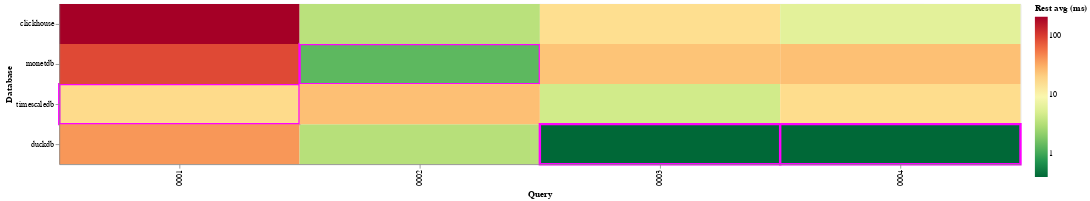

Source (notebook cell):
### Code cell
df = db.execute(
    """
WITH query_events AS (
    SELECT
        b.db,
        e.benchmark_id,
        e.name,
        e.time,
        e.type
    FROM event e
    JOIN benchmark b ON e.benchmark_id = b.id
    WHERE b.suite = (?)
      AND b.deleted_at is NULL
      AND e.name ~ '^query_.*_iteration_[0-9]+$'
),
paired AS (
    SELECT
        s.db,
        REGEXP_REPLACE(s.name, '_iteration_[0-9]+$', '') AS base_query,
        CAST(REGEXP_EXTRACT(s.name, '_iteration_([0-9]+)$', 1) AS INTEGER) AS iteration,
        epoch(e.time - s.time) AS duration_seconds
    FROM query_events s
    JOIN query_events e
      ON s.db = e.db
     AND s.benchmark_id = e.benchmark_id
     AND s.name = e.name
     AND s.type = 'start'
     AND e.type = 'end'
),
aggregated AS (
    SELECT
        db,
        base_query,
        MAX(CASE WHEN iteration = 1 THEN duration_seconds END) AS first_seconds,
        AVG(CASE WHEN iteration > 1 THEN duration_seconds END) AS rest_avg_seconds,
        STDDEV_SAMP(CASE WHEN iteration > 1 THEN duration_seconds END) AS rest_stddev_seconds,
        COUNT(*) FILTER (WHERE iteration > 1) AS rest_runs
    FROM paired
    GROUP BY db, base_query
)
SELECT
	db,
	base_query as query,
	1000 * ROUND(first_seconds, 4) AS first_ms,
	1000 * ROUND(rest_avg_seconds, 4) AS rest_avg_ms,
	1000 * ROUND(rest_stddev_seconds, 4) AS rest_stddev_ms,
	rest_runs
FROM
	aggregated
ORDER BY
	query;

""",
    [SUITE],
).pl()


df = df.with_columns(
    pl.col.query.str.strip_prefix("query_").str.split("_").list.first().alias("query"),
    (pl.col.rest_runs + 1).alias("runs"),
)


metric: Literal["first", "rest"] = "rest"


dff = (
    df.group_by("query")
    .agg(pl.col("rest_avg_ms" if metric == "rest" else "first_ms").min().alias("best"))
    .join(df, on="query")
    .with_columns((pl.col("rest_avg_ms" if metric == "rest" else "first_ms") == pl.col("best")).alias("is_fastest"))
    .drop("best")
)


if SUITE == "clickbench":
    dff = dff.sort(pl.col.query.str.strip_prefix("Q").cast(pl.Int32))


query_order = dff["query"].to_list()

db_order = (
    dff.filter(pl.col("is_fastest")).group_by("db").len().sort("len", descending=True).get_column("db").to_list()
)[::-1]


for missing in sorted(set(dff.unique("db").get_column("db").to_list()) - set(db_order), reverse=True):
    db_order = [missing] + db_order

heatmap = (
    alt.Chart(dff)
    .mark_rect()
    .encode(
        y=alt.X("db:N", title="Database", sort=db_order),
        x=alt.Y("query:N", title="Query", sort=query_order),
        color=alt.Color(
            "first_ms:Q",
            title="First (ms)",
            scale=alt.Scale(scheme="redyellowgreen", type="log", reverse=True),
        )
        if metric == "first"
        else alt.Color(
            "rest_avg_ms:Q",
            title="Rest avg (ms)",
            scale=alt.Scale(scheme="redyellowgreen", type="log", reverse=True),
        ),
        stroke=alt.condition(
            "datum.is_fastest",
            alt.value("magenta"),
            alt.value("none"),
        ),
        strokeWidth=alt.condition(
            "datum.is_fastest",
            alt.value(3),
            alt.value(0),
        ),
        tooltip=[
            alt.Tooltip("db:N", title="Database"),
            alt.Tooltip("query:N", title="Query"),
            alt.Tooltip("rest_avg_ms:Q", title="Rest avg (ms)"),
            alt.Tooltip("rest_stddev_ms:Q", title="Rest stddev (ms)"),
            alt.Tooltip("first_ms:Q", title="First run (ms)"),
            alt.Tooltip("runs:Q", title="Number of runs"),
        ],
    )
    .properties(width=1200, height=200)
)


heatmap

### Figure 1 — Vega-Lite specification as saved in the notebook (floating-point values rounded to 4 significant figures)
{"config": {"view": {"continuousWidth": 300, "continuousHeight": 300}}, "data": {"name": "data-14c0a5cec3f14bb48eacac074a1eab4d"}, "mark": {"type": "rect"}, "encoding": {"color": {"field": "rest_avg_ms", "scale": {"reverse": true, "scheme": "redyellowgreen", "type": "log"}, "title": "Rest avg (ms)", "type": "quantitative"}, "stroke": {"condition": {"test": "datum.is_fastest", "value": "magenta"}, "value": "none"}, "strokeWidth": {"condition": {"test": "datum.is_fastest", "value": 3}, "value": 0}, "tooltip": [{"field": "db", "title": "Database", "type": "nominal"}, {"field": "query", "title": "Query", "type": "nominal"}, {"field": "rest_avg_ms", "title": "Rest avg (ms)", "type": "quantitative"}, {"field": "rest_stddev_ms", "title": "Rest stddev (ms)", "type": "quantitative"}, {"field": "first_ms", "title": "First run (ms)", "type": "quantitative"}, {"field": "runs", "title": "Number of runs", "type": "quantitative"}], "x": {"field": "query", "sort": ["0001", "0001", "0001", "0001", "0002", "0002", "0002", "0002", "0003", "0003", "0003", "0003", "0004", "0004", "0004", "0004"], "title": "Query", "type": "nominal"}, "y": {"field": "db", "sort": ["clickhouse", "monetdb", "timescaledb", "duckdb"], "title": "Database", "type": "nominal"}}, "height": 200, "width": 1200, "$schema": "https://vega.github.io/schema/vega-lite/v5.20.1.json", "datasets": {"data-14c0a5cec3f14bb48eacac074a1eab4d": [{"query": "0001", "db": "timescaledb", "first_ms": 209.3, "rest_avg_ms": 17.4, "rest_stddev_ms": 0.5, "rest_runs": 9, "runs": 10, "is_fastest": true}, {"query": "0001", "db": "monetdb", "first_ms": 277.1, "rest_avg_ms": 86.5, "rest_stddev_ms": 1.8, "rest_runs": 9, "runs": 10, "is_fastest": false}, {"query": "0001", "db": "duckdb", "first_ms": 72.0, "rest_avg_ms": 38.9, "rest_stddev_ms": 9.6, "rest_runs": 9, "runs": 10, "is_fastest": false}, {"query": "0001", "db": "clickhouse", "first_ms": 356.5, "rest_avg_ms": 205.5, "rest_stddev_ms": 39.3, "rest_runs": 9, "runs": 10, "is_fastest": false}, {"query": "0002", "db": "duckdb", "first_ms": 3.6, "rest_avg_ms": 3.3, "rest_stddev_ms": 0.2, "rest_runs": 9, "runs": 10, "is_fastest": false}, {"query": "0002", "db": "monetdb", "first_ms": 9.8, "rest_avg_ms": 1.3, "rest_stddev_ms": 0.2, "rest_runs": 9, "runs": 10, "is_fastest": true}, {"query": "0002", "db": "clickhouse", "first_ms": 15.0, "rest_avg_ms": 3.4, "rest_stddev_ms": 0.4, "rest_runs": 9, "runs": 10, "is_fastest": false}, {"query": "0002", "db": "timescaledb", "first_ms": 341.5, "rest_avg_ms": 24.7, "rest_stddev_ms": 1.2, "rest_runs": 9, "runs": 10, "is_fastest": false}, {"query": "0003", "db": "timescaledb", "first_ms": 17.2, "rest_avg_ms": 4.5, "rest_stddev_ms": 0.5, "rest_runs": 4, "runs": 5, "is_fastest": false}, {"query": "0003", "db": "clickhouse", "first_ms": 28.9, "rest_avg_ms": 16.0, "rest_stddev_ms": 23.4, "rest_runs": 4, "runs": 5, "is_fastest": false}, {"query": "0003", "db": "monetdb", "first_ms": 116.3, "rest_avg_ms": 23.3, "rest_stddev_ms": 0.5, "rest_runs": 4, "runs": 5, "is_fastest": false}, {"query": "0003", "db": "duckdb", "first_ms": 0.9, "rest_avg_ms": 0.4, "rest_stddev_ms": 0.1, "rest_runs": 4, "runs": 5, "is_fastest": true}, {"query": "0004", "db": "monetdb", "first_ms": 40.3, "rest_avg_ms": 24.6, "rest_stddev_ms": 0.8, "rest_runs": 4, "runs": 5, "is_fastest": false}, {"query": "0004", "db": "timescaledb", "first_ms": 37.3, "rest_avg_ms": 17.0, "rest_stddev_ms": 0.4, "rest_runs": 4, "runs": 5, "is_fastest": false}, {"query": "0004", "db": "clickhouse", "first_ms": 10.1, "rest_avg_ms": 6.1, "rest_stddev_ms": 4.6, "rest_runs": 4, "runs": 5, "is_fastest": false}, {"query": "0004", "db": "duckdb", "first_ms": 0.7, "rest_avg_ms": 0.4, "rest_stddev_ms": 0.0, "rest_runs": 4, "runs": 5, "is_fastest": true}]}}
